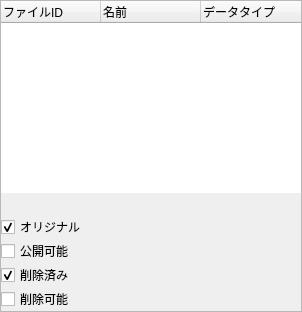
           <widget class="QFrame" name="frm_fil_info_left">
            <property name="frameShape">
             <enum>QFrame::StyledPanel</enum>
            </property>
            <property name="frameShadow">
             <enum>QFrame::Raised</enum>
            </property>
            <layout class="QGridLayout" name="frm_fil_info_left_lay">
             <property name="leftMargin">
              <number>0</number>
             </property>
             <property name="topMargin">
              <number>0</number>
             </property>
             <property name="rightMargin">
              <number>0</number>
             </property>
             <property name="bottomMargin">
              <number>0</number>
             </property>
             <property name="spacing">
              <number>0</number>
             </property>
             <item row="0" column="0">
              <layout class="QVBoxLayout" name="lay_v_fil_list">
               <property name="spacing">
                <number>0</number>
               </property>
               <property name="topMargin">
                <number>0</number>
               </property>
               <item>
                <layout class="QHBoxLayout" name="lay_h_fil_opt">
                 <property name="spacing">
                  <number>0</number>
                 </property>
                 <property name="topMargin">
                  <number>0</number>
                 </property>
                </layout>
               </item>
               <item>
                <widget class="QTreeWidget" name="tre_fls">
                 <property name="minimumSize">
                  <size>
                   <width>300</width>
                   <height>0</height>
                  </size>
                 </property>
                 <property name="styleSheet">
                  <string notr="true"/>
                 </property>
                 <property name="frameShape">
                  <enum>QFrame::NoFrame</enum>
                 </property>
                 <attribute name="headerDefaultSectionSize">
                  <number>100</number>
                 </attribute>
                 <column>
                  <property name="text">
                   <string>ファイルID</string>
                  </property>
                 </column>
                 <column>
                  <property name="text">
                   <string>名前</string>
                  </property>
                 </column>
                 <column>
                  <property name="text">
                   <string>データタイプ</string>
                  </property>
                 </column>
                </widget>
               </item>
               <item>
                <layout class="QHBoxLayout" name="lay_h_fil_edit">
                 <property name="topMargin">
                  <number>0</number>
                 </property>
                 <item>
                  <widget class="QPushButton" name="btn_fil_edit">
                   <property name="minimumSize">
                    <size>
                     <width>0</width>
                     <height>0</height>
                    </size>
                   </property>
                   <property name="maximumSize">
                    <size>
                     <width>40</width>
                     <height>16777215</height>
                    </size>
                   </property>
                   <property name="text">
                    <string/>
                   </property>
                   <property name="flat">
                    <bool>true</bool>
                   </property>
                  </widget>
                 </item>
                 <item>
                  <widget class="QPushButton" name="btn_img_sav">
                   <property name="maximumSize">
                    <size>
                     <width>40</width>
                     <height>16777215</height>
                    </size>
                   </property>
                   <property name="text">
                    <string/>
                   </property>
                   <property name="checkable">
                    <bool>false</bool>
                   </property>
                   <property name="flat">
                    <bool>true</bool>
                   </property>
                  </widget>
                 </item>
                 <item>
                  <widget class="QPushButton" name="btn_img_del">
                   <property name="maximumSize">
                    <size>
                     <width>40</width>
                     <height>16777215</height>
                    </size>
                   </property>
                   <property name="text">
                    <string/>
                   </property>
                   <property name="iconSize">
                    <size>
                     <width>24</width>
                     <height>24</height>
                    </size>
                   </property>
                   <property name="checkable">
                    <bool>false</bool>
                   </property>
                   <property name="flat">
                    <bool>true</bool>
                   </property>
                  </widget>
                 </item>
                </layout>
               </item>
               <item>
                <widget class="QCheckBox" name="cbx_fil_original">
                 <property name="minimumSize">
                  <size>
                   <width>0</width>
                   <height>24</height>
                  </size>
                 </property>
                 <property name="text">
                  <string>オリジナル</string>
                 </property>
                 <property name="checked">
                  <bool>true</bool>
                 </property>
                </widget>
               </item>
               <item>
                <widget class="QCheckBox" name="cbx_fil_pub">
                 <property name="enabled">
                  <bool>true</bool>
                 </property>
                 <property name="minimumSize">
                  <size>
                   <width>0</width>
                   <height>24</height>
                  </size>
                 </property>
                 <property name="maximumSize">
                  <size>
                   <width>16777215</width>
                   <height>25</height>
                  </size>
                 </property>
                 <property name="text">
                  <string>公開可能</string>
                 </property>
                 <property name="tristate">
                  <bool>false</bool>
                 </property>
                </widget>
               </item>
               <item>
                <widget class="QCheckBox" name="cbx_fil_deleted">
                 <property name="minimumSize">
                  <size>
                   <width>0</width>
                   <height>24</height>
                  </size>
                 </property>
                 <property name="text">
                  <string>削除済み</string>
                 </property>
                 <property name="checked">
                  <bool>true</bool>
                 </property>
                </widget>
               </item>
               <item>
                <widget class="QCheckBox" name="cbx_fil_edit">
                 <property name="enabled">
                  <bool>true</bool>
                 </property>
                 <property name="maximumSize">
                  <size>
                   <width>100</width>
                   <height>25</height>
                  </size>
                 </property>
                 <property name="text">
                  <string>削除可能</string>
                 </property>
                </widget>
               </item>
              </layout>
             </item>
            </layout>
           </widget>
